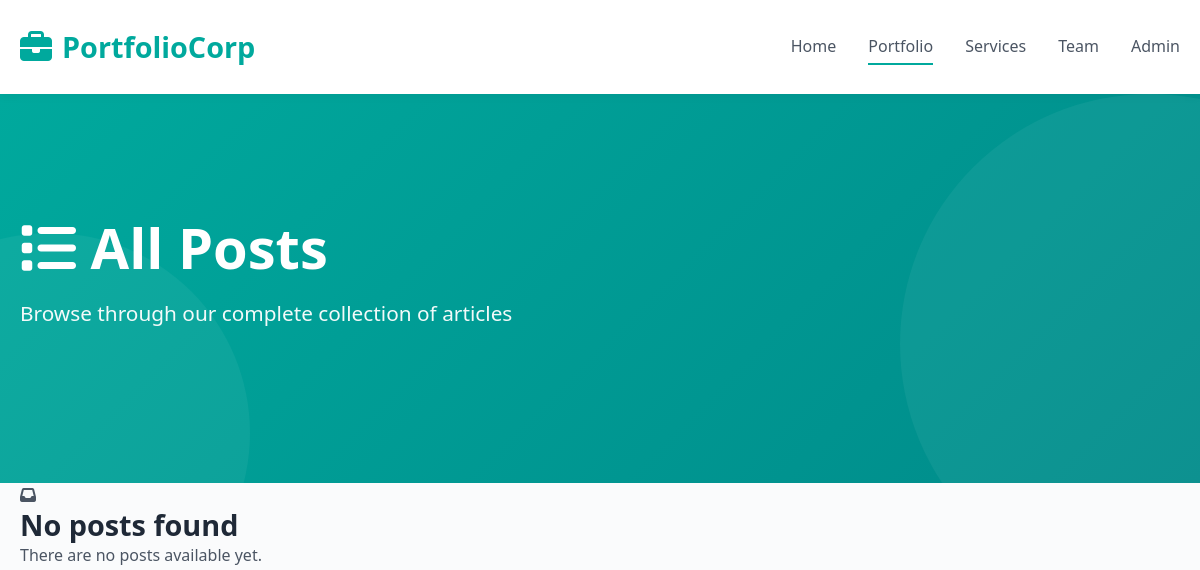
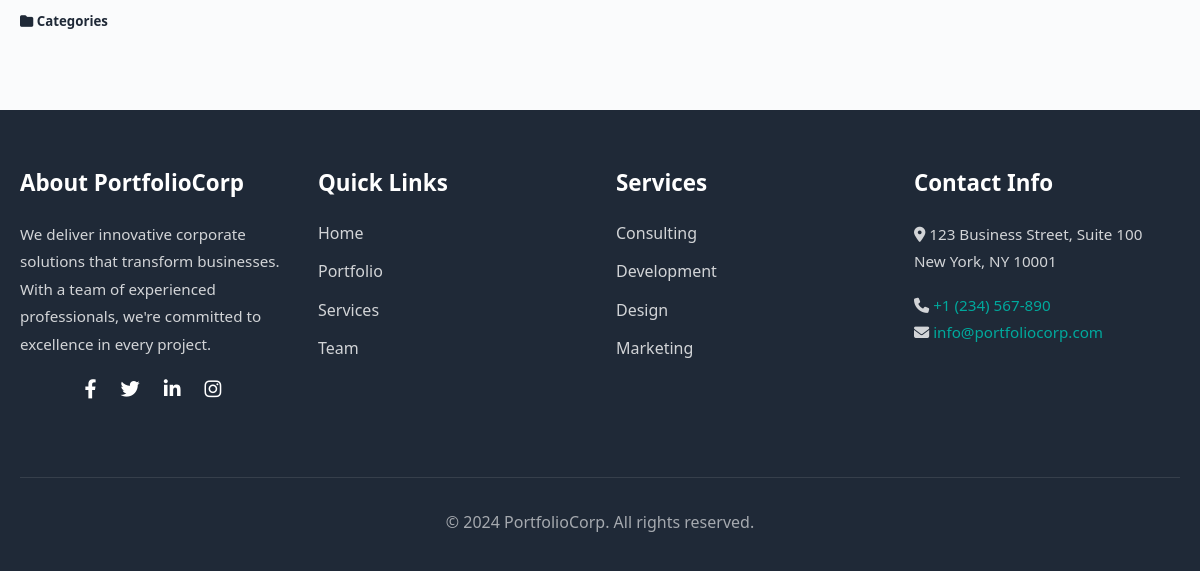
/all/, run on an earlier commit of the app's database (2 pictures, top to bottom).
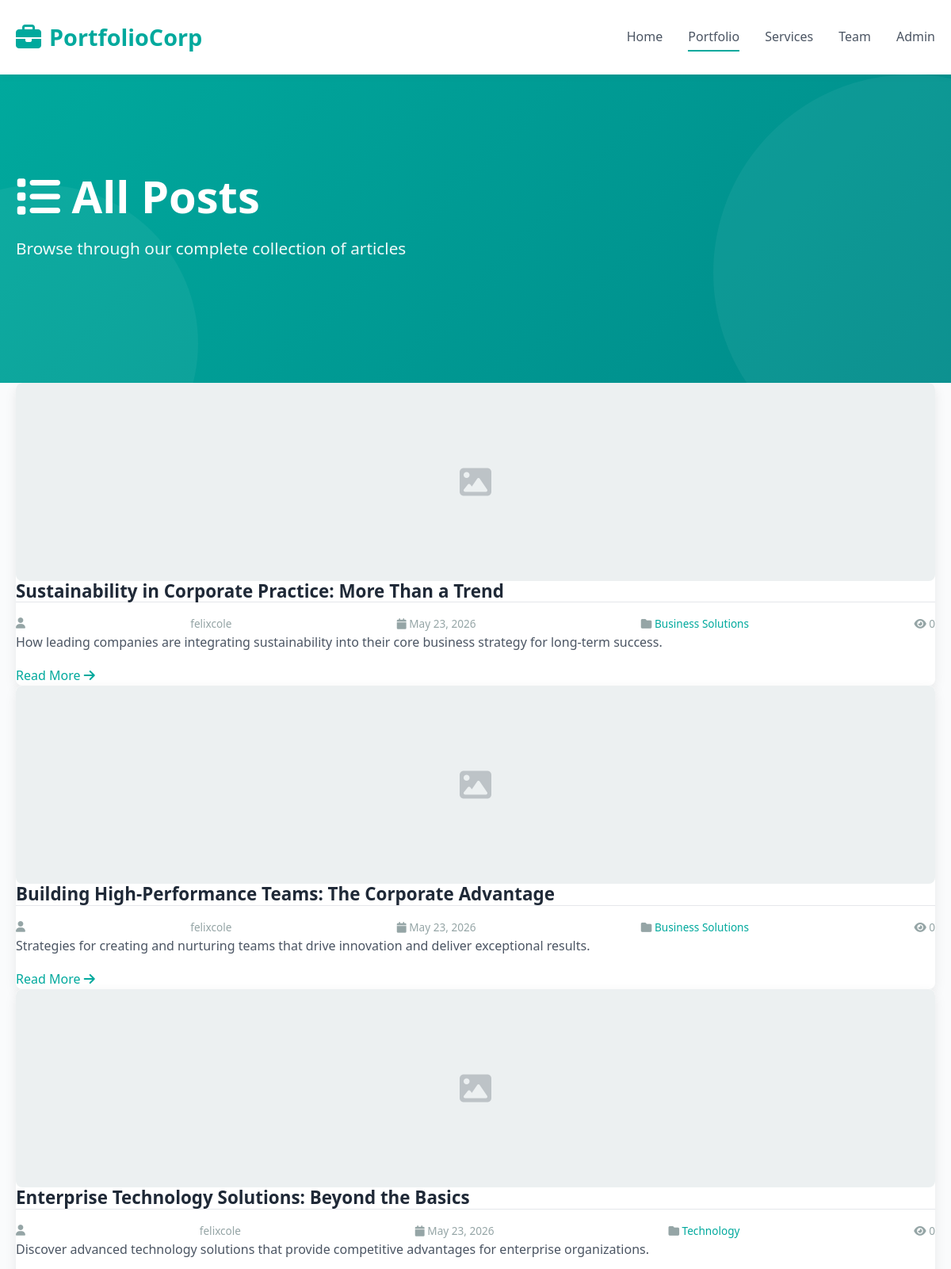
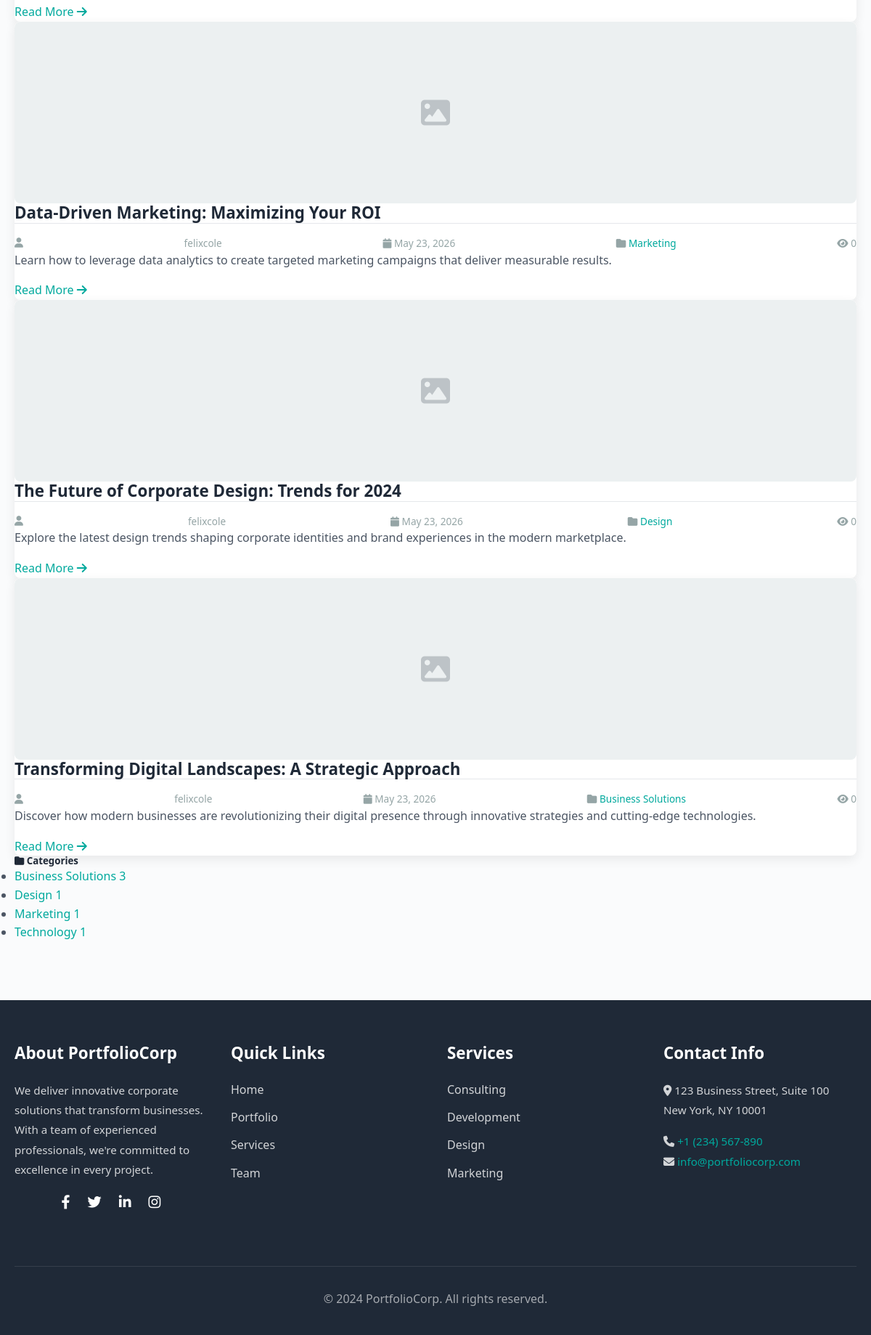
And on a later commit of the database (2 pictures, top to bottom).
### blog/models.py (models this page shows, shortened)
class Post(models.Model):
    STATUS_CHOICES = (
        ('draft', 'Draft'),
        ('published', 'Published'),
    )
    title = models.CharField(max_length=200)
    slug = models.SlugField(max_length=200, unique=True)
    author = models.ForeignKey(User, on_delete=models.CASCADE, related_name='blog_posts')
    category = models.ForeignKey(Category, on_delete=models.SET_NULL, null=True, related_name='posts')
    content = models.TextField()
    excerpt = models.TextField(max_length=500, blank=True)
    featured_image = models.ImageField(upload_to='blog_images/%Y/%m/%d/', null=True, blank=True)
    status = models.CharField(max_length=10, choices=STATUS_CHOICES, default='draft')
    created_at = models.DateTimeField(auto_now_add=True)
    updated_at = models.DateTimeField(auto_now=True)
    published_at = models.DateTimeField(null=True, blank=True)
    views_count = models.IntegerField(default=0)
    class Meta:
        ordering = ['-published_at', '-created_at']
        indexes = [
            models.Index(fields=['-published_at']),
            models.Index(fields=['slug']),
        ]
    def get_absolute_url(self):
        return reverse('blog:post-detail', kwargs={'slug': self.slug})

class Category(models.Model):
    name = models.CharField(max_length=100, unique=True)
    slug = models.SlugField(max_length=100, unique=True)
    description = models.TextField(blank=True)
    created_at = models.DateTimeField(auto_now_add=True)
    class Meta:
        verbose_name_plural = "Categories"
        ordering = ['name']
    def get_absolute_url(self):
        return reverse('blog:category-posts', kwargs={'slug': self.slug})

### blog/views.py (the view)
# urls.py: path('all/', views.all_posts, name='all-posts'),
def all_posts(request):
    posts = Post.objects.filter(status='published')
    categories = Category.objects.all()
    context = {
        'posts': posts,
        'categories': categories,
    }
    return render(request, 'blog/all_posts.html', context)

### blog/templates/blog/all_posts.html (shortened to what this page needs)
{% extends 'base.html' %}
{% block content %}
<div class="hero">
    <div class="container">
        <h1><i class="fas fa-list"></i> All Posts</h1>
        <p>Browse through our complete collection of articles</p>
    </div>
</div>
<div class="container my-5">
    <div class="row">
        <div class="col-md-8">
            {% if posts %}
                {% for post in posts %}
                <div class="row mb-4 post-card" style="border: none; background: white;">
                    <div class="col-md-4">
                        {% if post.featured_image %}
                            <img src="{{ post.featured_image.url }}" alt="{{ post.title }}" class="img-fluid" style="height: 250px; object-fit: cover; border-radius: 8px;">
                        {% else %}
                            <div style="width: 100%; height: 250px; background-color: #ecf0f1; border-radius: 8px; display: flex; align-items: center; justify-content: center;">
                                <i class="fas fa-image" style="font-size: 2.5rem; color: #bdc3c7;"></i>
                            </div>
                        {% endif %}
                    </div>
                    <div class="col-md-8 p-4">
                        <h4 class="post-card-title">
                            <a href="{{ post.get_absolute_url }}" style="color: inherit; text-decoration: none;">{{ post.title }}</a>
                        </h4>
                        <div class="post-meta mb-3">
                            <i class="fas fa-user"></i> {{ post.author.username }}
                            <span class="ms-3"><i class="fas fa-calendar"></i> {{ post.published_at|date:"M d, Y" }}</span>
                            <span class="ms-3"><i class="fas fa-folder"></i> <a href="{{ post.category.get_absolute_url }}">{{ post.category.name }}</a></span>
                            <span class="views-count"><i class="fas fa-eye"></i> {{ post.views_count }}</span>
                        </div>
                        <p class="post-card-excerpt">{{ post.excerpt|truncatewords:30 }}</p>
                        <a href="{{ post.get_absolute_url }}" class="btn-read-more">
                            Read More <i class="fas fa-arrow-right"></i>
                        </a>
                    </div>
                </div>
                {% endfor %}
            {% else %}
                <div class="no-posts">
                    <i class="fas fa-inbox"></i>
                    <h3>No posts found</h3>
                    <p>There are no posts available yet.</p>
                </div>
            {% endif %}
        </div>
        <div class="col-md-4">
            <div class="sidebar mb-4">
                <h5><i class="fas fa-folder"></i> Categories</h5>
                {% if categories %}
                    <ul class="category-list">
                        {% for category in categories %}
                        <li>
                            <a href="{{ category.get_absolute_url }}">
                                {{ category.name }}
                                <span class="float-end badge bg-secondary">{{ category.posts.count }}</span>
                            </a>
                        </li>
                        {% endfor %}
                    </ul>
                {% endif %}
            </div>
        </div>
    </div>
</div>
{% endblock %}

### templates/base.html (shortened to what this page needs)
{% load static %}
<!DOCTYPE html>
<html lang="en">
<head>
    <link rel="stylesheet" href="{% static 'css/style.css' %}">
    <link rel="stylesheet" href="https://cdnjs.cloudflare.com/ajax/libs/font-awesome/6.4.0/css/all.min.css">
</head>
<body>
    <header>
        <div class="container">
            <nav class="navbar">
                <div class="navbar-brand">
                    <i class="fas fa-briefcase"></i>
                    <a href="{% url 'blog:home' %}">PortfolioCorp</a>
                </div>
                <ul class="nav-menu" id="nav-menu">
                    <li><a href="{% url 'blog:home' %}" class="nav-link">Home</a></li>
                    <li><a href="{% url 'blog:all-posts' %}" class="nav-link">Portfolio</a></li>
                    <li><a href="#services" class="nav-link">Services</a></li>
                    <li><a href="#team" class="nav-link">Team</a></li>
                    <li><a href="{% url 'admin:index' %}" class="nav-link">Admin</a></li>
                </ul>
            </nav>
        </div>
    </header>
    {% block content %}{% endblock %}
    <footer>
        <div class="container">
            <div class="footer-content">
                <div class="footer-section">
                    <h4>About PortfolioCorp</h4>
                    <p>We deliver innovative corporate solutions that transform businesses. With a team of experienced professionals, we're committed to excellence in every project.</p>
                    <div class="footer-social">
                        <a href="#" title="Facebook"><i class="fab fa-facebook-f"></i></a>
                        <a href="#" title="Twitter"><i class="fab fa-twitter"></i></a>
                        <a href="#" title="LinkedIn"><i class="fab fa-linkedin-in"></i></a>
                        <a href="#" title="Instagram"><i class="fab fa-instagram"></i></a>
                    </div>
                </div>
                <div class="footer-section">
                    <h4>Quick Links</h4>
                    <ul class="footer-links">
                        <li><a href="{% url 'blog:home' %}">Home</a></li>
                        <li><a href="{% url 'blog:all-posts' %}">Portfolio</a></li>
                        <li><a href="#services">Services</a></li>
                        <li><a href="#team">Team</a></li>
                    </ul>
                </div>
                <div class="footer-section">
                    <h4>Services</h4>
                    <ul class="footer-links">
                        <li><a href="#">Consulting</a></li>
                        <li><a href="#">Development</a></li>
                        <li><a href="#">Design</a></li>
                        <li><a href="#">Marketing</a></li>
                    </ul>
                </div>
                <div class="footer-section">
                    <h4>Contact Info</h4>
                    <p>
                        <i class="fas fa-map-marker-alt"></i> 123 Business Street, Suite 100<br>
                        New York, NY 10001
                    </p>
                    <p>
                        <i class="fas fa-phone"></i> <a href="tel:+1234567890">+1 (234) 567-890</a><br>
                        <i class="fas fa-envelope"></i> <a href="mailto:info@portfoliocorp.com">info@portfoliocorp.com</a>
                    </p>
                </div>
            </div>
            <div class="footer-bottom">
                <p>&copy; 2024 PortfolioCorp. All rights reserved.</p>
            </div>
        </div>
    </footer>
</body>
</html>

### static/css/style.css (style rules this page uses)
:root { --primary-color: #00A99D; --primary-dark: #008B8A; --accent-color: #FF6B6B; --light-color: #F5F7FA; --dark-color: #1F2937; --text-color: #4B5563; --border-color: #E5E7EB; --white: #FFFFFF; }
* { margin: 0; padding: 0; box-sizing: border-box; }
html { scroll-behavior: smooth; }
body { font-family: 'Segoe UI', Tahoma, Geneva, Verdana, sans-serif; color: var(--text-color); background-color: #FAFBFC; line-height: 1.6; }
h1, h2, h3, h4, h5, h6 { color: var(--dark-color); font-weight: 700; line-height: 1.2; }
h1 { font-size: 3rem; }
h4 { font-size: 1.4rem; }
p { margin-bottom: 1rem; }
a { color: var(--primary-color); text-decoration: none; transition: color 0.3s ease; }
.container { max-width: 1200px; margin: 0 auto; padding: 0 20px; }
header { background-color: var(--white); box-shadow: 0 2px 10px rgba(0,0,0,0.05); position: sticky; top: 0; z-index: 1000; }
.navbar { display: flex; justify-content: space-between; align-items: center; padding: 1.5rem 0; }
.navbar-brand { font-size: 1.8rem; font-weight: 700; color: var(--primary-color); display: flex; align-items: center; gap: 10px; }
.navbar-brand i { font-size: 2rem; }
.nav-menu { display: flex; list-style: none; gap: 2rem; align-items: center; }
.nav-link { color: var(--text-color); font-weight: 500; position: relative; padding: 0.5rem 0; }
.nav-link::after { content: ''; position: absolute; bottom: 0; left: 0; width: 0; height: 2px; background-color: var(--primary-color); transition: width 0.3s ease; }
.nav-link:hover::after, .nav-link.active::after { width: 100%; }
.hero { background: linear-gradient(135deg, var(--primary-color) 0%, var(--primary-dark) 100%); color: var(--white); padding: 120px 0; position: relative; overflow: hidden; }
.hero::before { content: ''; position: absolute; top: 0; right: -200px; width: 500px; height: 500px; background: rgba(255, 255, 255, 0.05); border-radius: 50%; }
.hero::after { content: ''; position: absolute; bottom: -150px; left: -150px; width: 400px; height: 400px; background: rgba(255, 255, 255, 0.05); border-radius: 50%; }
.hero h1 { color: var(--white); margin-bottom: 1rem; font-size: 3.5rem; }
.hero p { font-size: 1.3rem; margin-bottom: 2rem; opacity: 0.95; }
.post-card { background-color: var(--white); border-radius: 8px; overflow: hidden; box-shadow: 0 5px 15px rgba(0,0,0,0.08); transition: all 0.3s ease; }
.post-meta { display: flex; justify-content: space-between; align-items: center; padding-top: 1rem; border-top: 1px solid var(--border-color); font-size: 0.85rem; color: #95a5a6; }
footer { background-color: var(--dark-color); color: rgba(255, 255, 255, 0.8); padding: 60px 0 20px; margin-top: 80px; }
.footer-content { display: grid; grid-template-columns: repeat(auto-fit, minmax(250px, 1fr)); gap: 2rem; margin-bottom: 3rem; }
.footer-section h4 { color: var(--white); margin-bottom: 1.5rem; }
.footer-section p { line-height: 1.8; font-size: 0.95rem; }
.footer-links { list-style: none; }
.footer-links li { margin-bottom: 0.8rem; }
.footer-links a { color: rgba(255, 255, 255, 0.8); transition: color 0.3s ease; }
.footer-bottom { border-top: 1px solid rgba(255, 255, 255, 0.1); padding-top: 2rem; text-align: center; color: rgba(255, 255, 255, 0.6); }
.footer-social { display: flex; justify-content: center; gap: 1.5rem; margin-bottom: 1.5rem; }
.footer-social a { color: var(--white); font-size: 1.2rem; transition: color 0.3s ease; }

What changed in the data, as far as the page shows it:
added Post: title "Sustainability in Corporate Practice: More Than a Trend", author.username "felixcole", published_at "May 23, 2026", category.name "Business Solutions", views_count "0", excerpt "How leading companies are integrating sustainability into their core business strategy for long-term success."
added Post: title "Building High-Performance Teams: The Corporate Advantage", author.username "felixcole", published_at "May 23, 2026", category.name "Business Solutions", views_count "0", excerpt "Strategies for creating and nurturing teams that drive innovation and deliver exceptional results."
added Post: title "Enterprise Technology Solutions: Beyond the Basics", author.username "felixcole", published_at "May 23, 2026", category.name "Technology", views_count "0", excerpt "Discover advanced technology solutions that provide competitive advantages for enterprise organizations."
added Post: title "Data-Driven Marketing: Maximizing Your ROI", author.username "felixcole", published_at "May 23, 2026", category.name "Marketing", views_count "0", excerpt "Learn how to leverage data analytics to create targeted marketing campaigns that deliver measurable results."
added Post: title "The Future of Corporate Design: Trends for 2024", author.username "felixcole", published_at "May 23, 2026", category.name "Design", views_count "0", excerpt "Explore the latest design trends shaping corporate identities and brand experiences in the modern marketplace."
added Post: title "Transforming Digital Landscapes: A Strategic Approach", author.username "felixcole", published_at "May 23, 2026", category.name "Business Solutions", views_count "0", excerpt "Discover how modern businesses are revolutionizing their digital presence through innovative strategies and cutting-edge technologies."
added Category: name "Business Solutions", posts.count "3"
added Category: name "Design", posts.count "1"
added Category: name "Marketing", posts.count "1"
added Category: name "Technology", posts.count "1"
Also different on the page:
text no longer shown: "No posts found There are no posts available yet."
